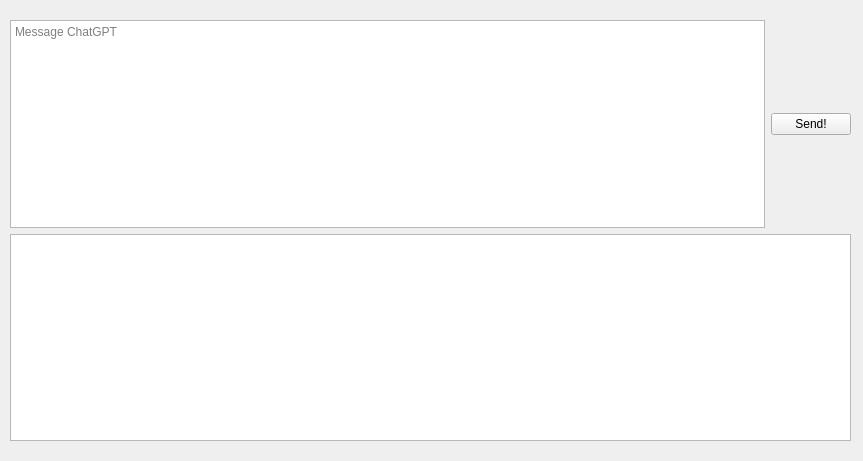
<?xml version="1.0" encoding="UTF-8"?>
<ui version="4.0">
 <class>MainWindow</class>
 <widget class="QMainWindow" name="MainWindow">
  <property name="geometry">
   <rect>
    <x>0</x>
    <y>0</y>
    <width>863</width>
    <height>461</height>
   </rect>
  </property>
  <property name="windowTitle">
   <string>AISearch</string>
  </property>
  <widget class="QWidget" name="centralwidget">
   <widget class="QWidget" name="layoutWidget">
    <property name="geometry">
     <rect>
      <x>10</x>
      <y>20</y>
      <width>841</width>
      <height>421</height>
     </rect>
    </property>
    <layout class="QVBoxLayout" name="verticalLayout">
     <item>
      <layout class="QHBoxLayout" name="horizontalLayout">
       <item>
        <widget class="QTextEdit" name="input_">
         <property name="cursor" stdset="0">
          <cursorShape>IBeamCursor</cursorShape>
         </property>
         <property name="overwriteMode">
          <bool>false</bool>
         </property>
         <property name="placeholderText">
          <string>Message ChatGPT</string>
         </property>
        </widget>
       </item>
       <item>
        <widget class="QPushButton" name="btn">
         <property name="text">
          <string>Send!</string>
         </property>
        </widget>
       </item>
      </layout>
     </item>
     <item>
      <widget class="QTextEdit" name="ans">
       <property name="readOnly">
        <bool>true</bool>
       </property>
      </widget>
     </item>
    </layout>
   </widget>
  </widget>
 </widget>
 <resources/>
 <connections/>
</ui>
